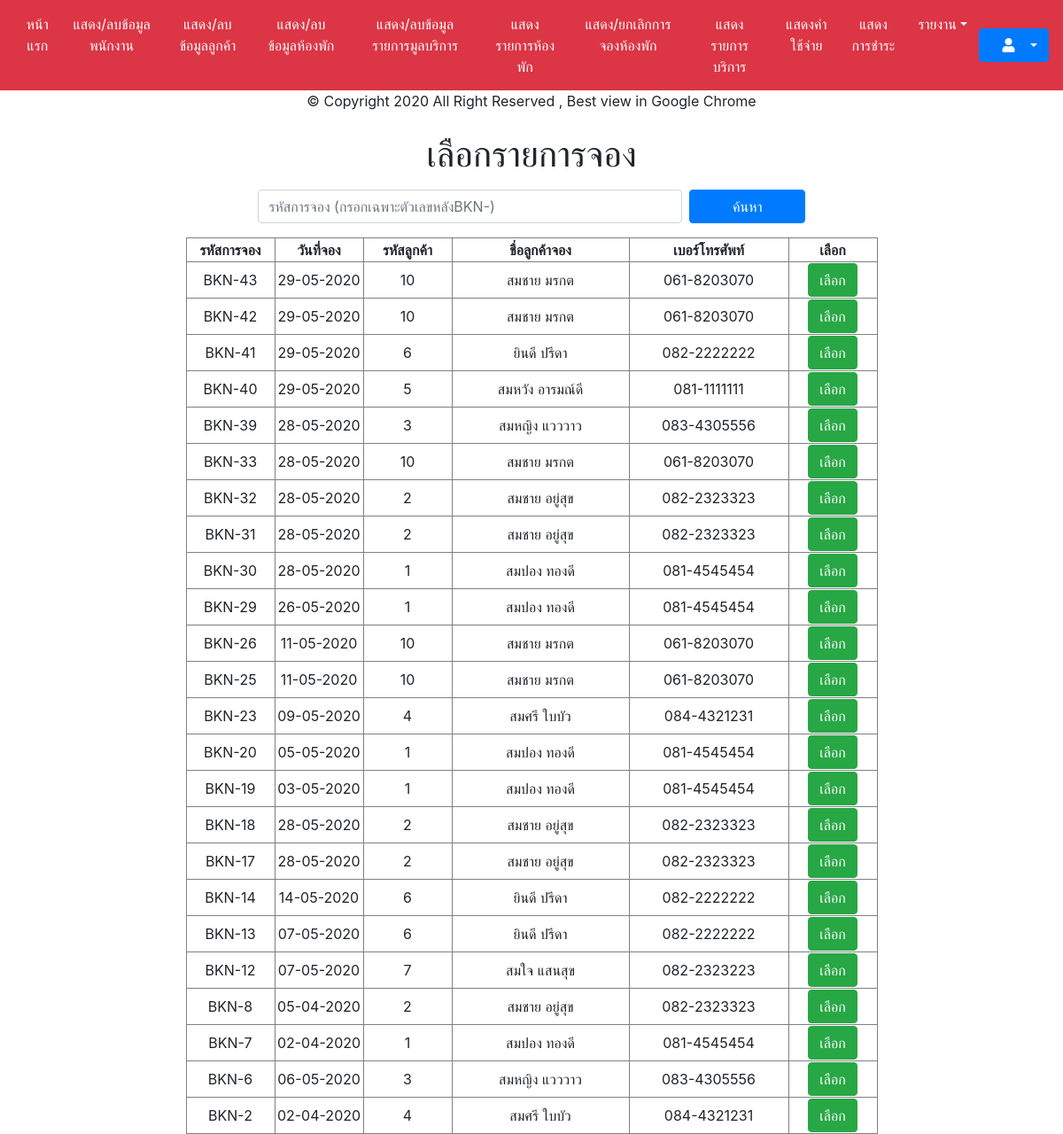
Page /input-output/backend/admin/choose_booklist.php on the committed database.
### tables this page shows
CREATE TABLE `book` (
  `book_id` int(11) NOT NULL,
  `book_date` date DEFAULT NULL,
  `book_adult` int(2) DEFAULT NULL,
  `book_child` int(2) DEFAULT NULL,
  `book_scheduled` date DEFAULT NULL,
  `book_deposit` float(8,2) DEFAULT NULL,
  `book_paydate` date DEFAULT NULL,
  `book_total` float(8,2) DEFAULT NULL,
  `book_discount` float(8,2) DEFAULT NULL,
  `book_status_deposit` int(1) DEFAULT NULL,
  `book_status_pay` int(1) DEFAULT NULL,
  `book_debt` float(8,2) DEFAULT NULL,
  `book_note` varchar(50) DEFAULT NULL,
  `book_deposit_picture` varchar(255) DEFAULT NULL,
  `cus_id` int(5) DEFAULT NULL,
  `cus_id_2` int(5) DEFAULT NULL
);

CREATE TABLE `customer` (
  `cus_id` int(5) NOT NULL,
  `cus_citizenid` varchar(13) DEFAULT NULL,
  `cus_username` varchar(20) DEFAULT NULL,
  `cus_name` varchar(50) DEFAULT NULL,
  `cus_address` varchar(100) DEFAULT NULL,
  `cus_phone` varchar(15) DEFAULT NULL,
  `cus_password` varchar(20) DEFAULT NULL,
  `cus_birthday` date DEFAULT NULL,
  `cus_email` varchar(30) DEFAULT NULL,
  `cus_status` int(1) DEFAULT NULL,
  `cus_type` int(1) DEFAULT NULL
);

### public/switch.php (called while the page is built, shortened)
<?php
function dmy($type1) {if($type1!='0000-00-00')return date_format(date_create($type1),"d-m-Y");else return $type1;}
?>

### input-output/backend/admin/choose_booklist.php (the view, shortened to what this page needs)
<?php require'header.php';require'../../../public/switch.php';?>
<h1 align="center">เลือกรายการจอง</h1><p></p>
<form class="form-inline justify-content-center"><div align="center">
<input class="form-control" type="search" size="40" placeholder="รหัสการจอง (กรอกเฉพาะตัวเลขหลังBKN-)" aria-label="Search"  id="search_text">
<input class="btn btn-primary ml-1 pl-5 pr-5" type="submit" name="Submit" id="button" value="ค้นหา"></div></form><p></p>
<div align="center">
<table align="center" border="1" style="text-align:center;">
	<thead>
		<tr>
			<th width="100">รหัสการจอง</th>
			<th width="100">วันที่จอง</th>
			<th width="100">รหัสลูกค้า</th>
			<th width="200">ชื่อลูกค้าจอง</th>
			<th width="180">เบอร์โทรศัพท์</th>
			<th width="100">เลือก</th>
		</tr>
	</thead>
	<tbody>
		<?php
			$sql="SELECT * FROM book where (book_status_deposit != 1) and (book_status_deposit != 5) and (book_status_deposit != 6) ORDER BY book_id DESC;";
			$result=$db->query($sql);
			while ($row=$result->fetch_assoc())
				{
				$sql2="SELECT * FROM customer WHERE cus_id = '".$row["cus_id"]."' ";
					$result2=$db->query($sql2);
					$row2=$result2->fetch_assoc();
		?>
			<tr>
			<td>BKN-<?=$row['book_id']?></td>
			<td><?=dmy($row['book_date'])?></td>
			<td><?=$row['cus_id']?></td>
			<td><?=$row2['cus_name']?></td>
			<td><?=$row2['cus_phone']?></td>
			<td><a class="btn btn-success" href="save_servicecost.php?book_id=<?=$row['book_id']?>&rate=1">เลือก</a></td>
		</tr>
		<?php }$result->free();$db->close();?>
	</tbody>
</table>
</body>
</html>

### rows in the picture
book: book_id "43", book_date "29-05-2020", cus "10", cus.cus_name "สมชาย มรกต", cus.cus_phone "061-8203070"
book: book_id "42", book_date "29-05-2020", cus "10", cus.cus_name "สมชาย มรกต", cus.cus_phone "061-8203070"
book: book_id "41", book_date "29-05-2020", cus "6", cus.cus_name "ยินดี ปรีดา", cus.cus_phone "082-2222222"
book: book_id "40", book_date "29-05-2020", cus "5", cus.cus_name "สมหวัง อารมณ์ดี", cus.cus_phone "081-1111111"
book: book_id "39", book_date "28-05-2020", cus "3", cus.cus_name "สมหญิง แวววาว", cus.cus_phone "083-4305556"
book: book_id "33", book_date "28-05-2020", cus "10", cus.cus_name "สมชาย มรกต", cus.cus_phone "061-8203070"
book: book_id "32", book_date "28-05-2020", cus "2", cus.cus_name "สมชาย อยู่สุข", cus.cus_phone "082-2323323"
book: book_id "31", book_date "28-05-2020", cus "2", cus.cus_name "สมชาย อยู่สุข", cus.cus_phone "082-2323323"
book: book_id "30", book_date "28-05-2020", cus "1", cus.cus_name "สมปอง ทองดี", cus.cus_phone "081-4545454"
book: book_id "29", book_date "26-05-2020", cus "1", cus.cus_name "สมปอง ทองดี", cus.cus_phone "081-4545454"
book: book_id "26", book_date "11-05-2020", cus "10", cus.cus_name "สมชาย มรกต", cus.cus_phone "061-8203070"
book: book_id "25", book_date "11-05-2020", cus "10", cus.cus_name "สมชาย มรกต", cus.cus_phone "061-8203070"
book: book_id "23", book_date "09-05-2020", cus "4", cus.cus_name "สมศรี ใบบัว", cus.cus_phone "084-4321231"
book: book_id "20", book_date "05-05-2020", cus "1", cus.cus_name "สมปอง ทองดี", cus.cus_phone "081-4545454"
book: book_id "19", book_date "03-05-2020", cus "1", cus.cus_name "สมปอง ทองดี", cus.cus_phone "081-4545454"
book: book_id "18", book_date "28-05-2020", cus "2", cus.cus_name "สมชาย อยู่สุข", cus.cus_phone "082-2323323"
book: book_id "17", book_date "28-05-2020", cus "2", cus.cus_name "สมชาย อยู่สุข", cus.cus_phone "082-2323323"
book: book_id "14", book_date "14-05-2020", cus "6", cus.cus_name "ยินดี ปรีดา", cus.cus_phone "082-2222222"
book: book_id "13", book_date "07-05-2020", cus "6", cus.cus_name "ยินดี ปรีดา", cus.cus_phone "082-2222222"
book: book_id "12", book_date "07-05-2020", cus "7", cus.cus_name "สมใจ แสนสุข", cus.cus_phone "082-2323223"
book: book_id "8", book_date "05-04-2020", cus "2", cus.cus_name "สมชาย อยู่สุข", cus.cus_phone "082-2323323"
book: book_id "7", book_date "02-04-2020", cus "1", cus.cus_name "สมปอง ทองดี", cus.cus_phone "081-4545454"
book: book_id "6", book_date "06-05-2020", cus "3", cus.cus_name "สมหญิง แวววาว", cus.cus_phone "083-4305556"
book: book_id "2", book_date "02-04-2020", cus "4", cus.cus_name "สมศรี ใบบัว", cus.cus_phone "084-4321231"
